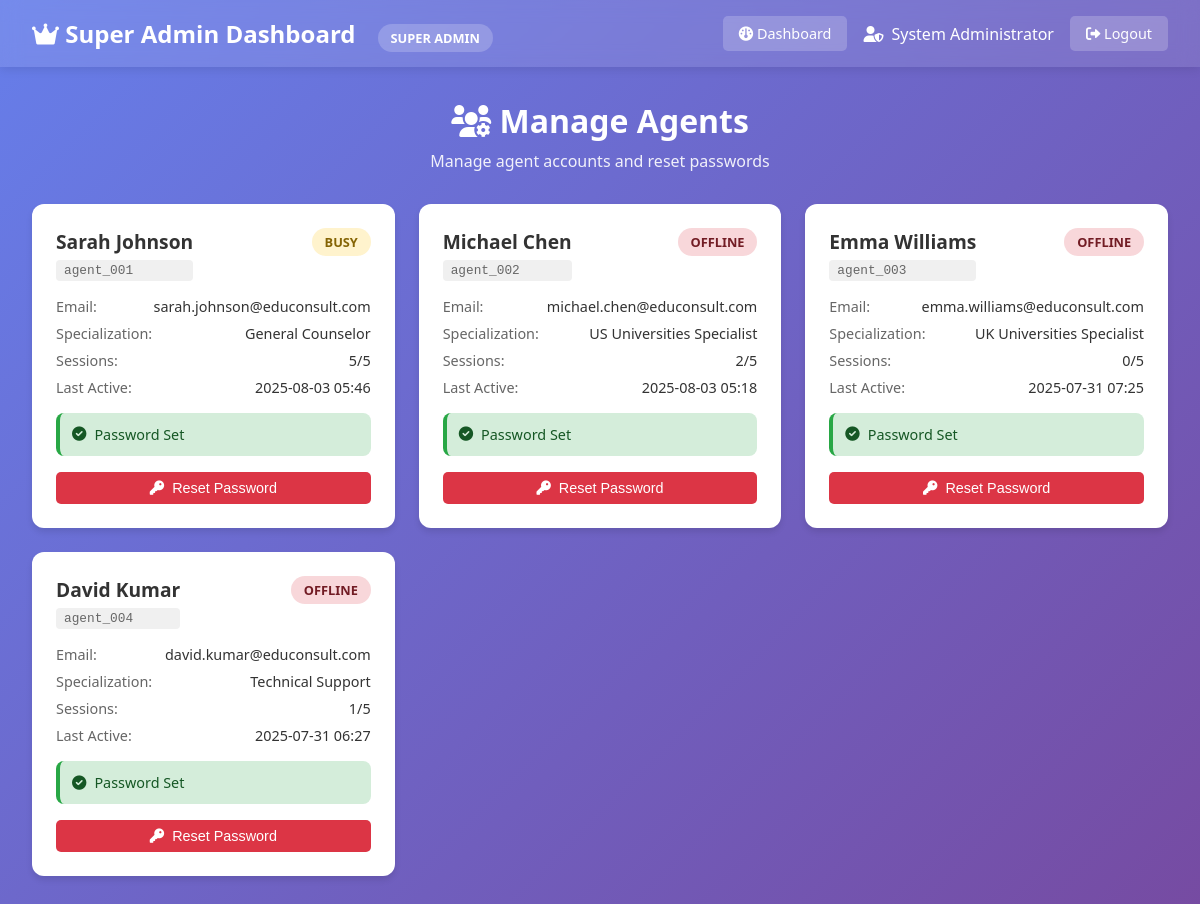
/super-admin/manage-agents (signed in), run on an earlier commit of the app's database.
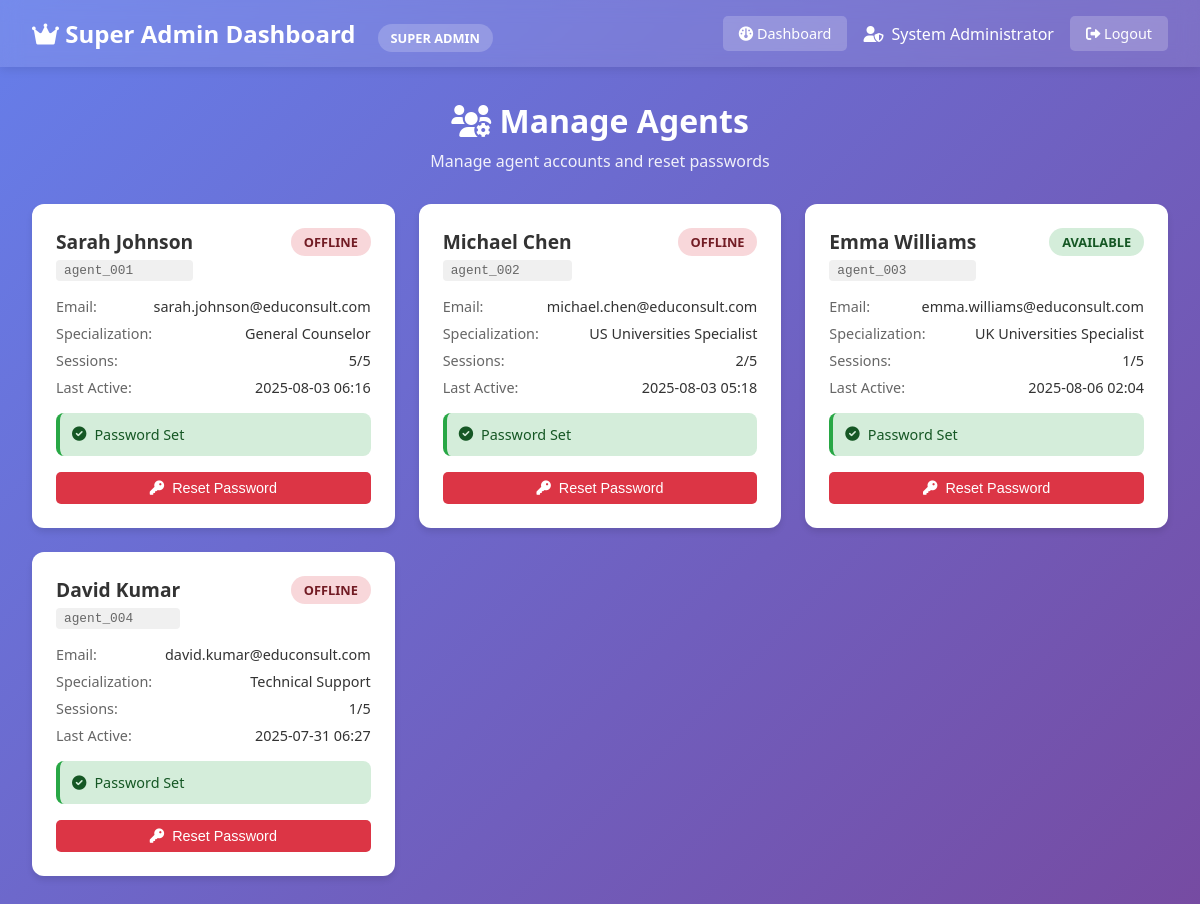
And on a later commit of the database.
### human_handoff/models.py (models this page shows, shortened)
class SuperAdmin(db.Model):
    __tablename__ = 'super_admins'
    id = db.Column(db.Integer, primary_key=True)
    admin_id = db.Column(db.String(50), unique=True, nullable=False)
    name = db.Column(db.String(100), nullable=False)
    email = db.Column(db.String(120), nullable=False)
    password_hash = db.Column(db.String(255), nullable=False)
    is_active = db.Column(db.Boolean, default=True)
    created_at = db.Column(db.DateTime, default=datetime.utcnow)
    last_login = db.Column(db.DateTime)
    permissions = db.Column(db.Text)  # JSON string for permissions
    assigned_sessions = db.relationship('AgentSession', backref='super_admin', lazy=True)

class Agent(db.Model):
    __tablename__ = 'agents'
    id = db.Column(db.Integer, primary_key=True)
    agent_id = db.Column(db.String(50), unique=True, nullable=False)
    name = db.Column(db.String(100), nullable=False)
    email = db.Column(db.String(120), unique=True, nullable=False)
    phone = db.Column(db.String(20))
    specialization = db.Column(db.String(100))
    password_hash = db.Column(db.String(255), nullable=True)
    password_set = db.Column(db.Boolean, default=False)  # True if agent has set their password
    status = db.Column(db.String(20), default='available')  # available, busy, offline
    max_concurrent_sessions = db.Column(db.Integer, default=5)
    current_sessions = db.Column(db.Integer, default=0)
    created_at = db.Column(db.DateTime, default=datetime.utcnow)
    last_active = db.Column(db.DateTime, default=datetime.utcnow)
    total_sessions_handled = db.Column(db.Integer, default=0)
    average_response_time = db.Column(db.Integer, default=0)  # in seconds
    is_active = db.Column(db.Boolean, default=True)
    agent_sessions = db.relationship('AgentSession', backref='agent', lazy=True)

### human_handoff/super_admin_routes.py (the view)
@super_admin_bp.route('/manage-agents')
@super_admin_required
def manage_agents():
    super_admin = SuperAdmin.query.get(session['super_admin_id'])
    agents = Agent.query.filter_by(is_active=True).all()
    return render_template('super_admin/manage_agents.html',
                         super_admin=super_admin,
                         agents=agents)

### human_handoff/super_admin_routes.py (called while the page is built)
def super_admin_required(f):
    from functools import wraps
    @wraps(f)
    def decorated_function(*args, **kwargs):
        if 'super_admin_id' not in session:
            return redirect(url_for('super_admin.login'))
        return f(*args, **kwargs)
    return decorated_function

### templates/super_admin/manage_agents.html (shortened to what this page needs)
<!DOCTYPE html>
<html lang="en">
<head>
    <link href="https://cdnjs.cloudflare.com/ajax/libs/font-awesome/6.0.0/css/all.min.css" rel="stylesheet">
</head>
<body>
    <div class="header">
        <div>
            <h1>
                <i class="fas fa-crown"></i> Super Admin Dashboard
                <span class="super-admin-badge">SUPER ADMIN</span>
            </h1>
        </div>
        <div class="header-actions">
            <a href="{{ url_for('super_admin.dashboard') }}" class="nav-btn">
                <i class="fas fa-dashboard"></i> Dashboard
            </a>
            <div class="admin-info">
                <i class="fas fa-user-shield"></i>
                <span>{{ super_admin.name }}</span>
            </div>
            <a href="{{ url_for('super_admin.logout') }}" class="logout-btn">
                <i class="fas fa-sign-out-alt"></i> Logout
            </a>
        </div>
    </div>
    <div class="container">
        <div class="page-title">
            <h2><i class="fas fa-users-cog"></i> Manage Agents</h2>
            <p>Manage agent accounts and reset passwords</p>
        </div>
        <div class="agents-grid">
            {% for agent in agents %}
            <div class="agent-card">
                <div class="agent-header">
                    <div>
                        <div class="agent-name">{{ agent.name }}</div>
                        <div class="agent-id">{{ agent.agent_id }}</div>
                    </div>
                    <div class="agent-status status-{{ agent.status }}">
                        {{ agent.status }}
                    </div>
                </div>
                <div class="agent-info">
                    <div class="info-row">
                        <span class="info-label">Email:</span>
                        <span class="info-value">{{ agent.email }}</span>
                    </div>
                    <div class="info-row">
                        <span class="info-label">Specialization:</span>
                        <span class="info-value">{{ agent.specialization }}</span>
                    </div>
                    <div class="info-row">
                        <span class="info-label">Sessions:</span>
                        <span class="info-value">{{ agent.current_sessions }}/{{ agent.max_concurrent_sessions }}</span>
                    </div>
                    <div class="info-row">
                        <span class="info-label">Last Active:</span>
                        <span class="info-value">
                            {% if agent.last_active %}
                                {{ agent.last_active.strftime('%Y-%m-%d %H:%M') }}
                            {% else %}
                                Never
                            {% endif %}
                        </span>
                    </div>
                </div>
                <div class="password-status {% if agent.password_set %}password-set{% else %}password-not-set{% endif %}">
                    {% if agent.password_set %}
                        <i class="fas fa-check-circle"></i>
                        <span>Password Set</span>
                    {% else %}
                        <i class="fas fa-exclamation-triangle"></i>
                        <span>First Login Required</span>
                    {% endif %}
                </div>
                <button class="reset-btn" onclick="resetPassword('{{ agent.agent_id }}', '{{ agent.name }}')">
                    <i class="fas fa-key"></i>
                    Reset Password
                </button>
            </div>
            {% endfor %}
        </div>
    </div>
</body>
</html>

### templates/super_admin/manage_agents.html (style rules this page uses)
* { margin: 0; padding: 0; box-sizing: border-box; }
body { font-family: 'Segoe UI', Tahoma, Geneva, Verdana, sans-serif; background: linear-gradient(135deg, #667eea 0%, #764ba2 100%); min-height: 100vh; }
.header { background: rgba(255, 255, 255, 0.1); backdrop-filter: blur(10px); padding: 1rem 2rem; display: flex; justify-content: space-between; align-items: center; color: white; box-shadow: 0 2px 10px rgba(0, 0, 0, 0.1); }
.header h1 { font-size: 1.5rem; font-weight: 600; }
.super-admin-badge { background: rgba(255, 255, 255, 0.2); padding: 0.3rem 0.8rem; border-radius: 15px; font-size: 0.8rem; margin-left: 1rem; }
.header-actions { display: flex; align-items: center; gap: 1rem; }
.admin-info { display: flex; align-items: center; gap: 0.5rem; }
.nav-btn, .logout-btn { background: rgba(255, 255, 255, 0.2); color: white; border: none; padding: 0.5rem 1rem; border-radius: 5px; cursor: pointer; text-decoration: none; font-size: 0.9rem; transition: background 0.3s; }
.container { padding: 2rem; max-width: 1200px; margin: 0 auto; }
.agents-grid { display: grid; grid-template-columns: repeat(auto-fill, minmax(350px, 1fr)); gap: 1.5rem; }
.agent-card { background: white; border-radius: 12px; padding: 1.5rem; box-shadow: 0 4px 6px rgba(0, 0, 0, 0.1); transition: transform 0.2s, box-shadow 0.2s; }
.agent-header { display: flex; justify-content: space-between; align-items: flex-start; margin-bottom: 1rem; }
.agent-name { font-size: 1.2rem; font-weight: 600; color: #333; margin-bottom: 0.3rem; }
.agent-id { font-family: monospace; background: #f0f0f0; padding: 0.2rem 0.5rem; border-radius: 4px; font-size: 0.8rem; color: #666; }
.agent-status { padding: 0.3rem 0.8rem; border-radius: 15px; font-size: 0.8rem; font-weight: 600; text-transform: uppercase; }
.status-available { background: #d4edda; color: #155724; }
.status-offline { background: #f8d7da; color: #721c24; }
.agent-info { margin-bottom: 1rem; }
.info-row { display: flex; justify-content: space-between; margin-bottom: 0.5rem; font-size: 0.9rem; }
.info-label { color: #666; font-weight: 500; }
.info-value { color: #333; }
.password-status { display: flex; align-items: center; gap: 0.5rem; margin-bottom: 1rem; padding: 0.75rem; border-radius: 8px; font-size: 0.9rem; }
.password-set { background: #d4edda; color: #155724; border-left: 4px solid #28a745; }
.reset-btn { background: #dc3545; color: white; border: none; padding: 0.5rem 1rem; border-radius: 5px; cursor: pointer; font-size: 0.9rem; display: flex; align-items: center; gap: 0.5rem; transition: background 0.3s; width: 100%; justify-content: center; }
.page-title { color: white; text-align: center; margin-bottom: 2rem; }
.page-title h2 { font-size: 2rem; margin-bottom: 0.5rem; }
.page-title p { opacity: 0.9; }

What changed in the data, as far as the page shows it:
changed Agent "Sarah Johnson": status "BUSY" → "OFFLINE"; last_active "2025-08-03 05:46" → "2025-08-03 06:16"
changed Agent "Emma Williams": status "OFFLINE" → "AVAILABLE"; current_sessions "0" → "1"; last_active "2025-07-31 07:25" → "2025-08-06 02:04"
